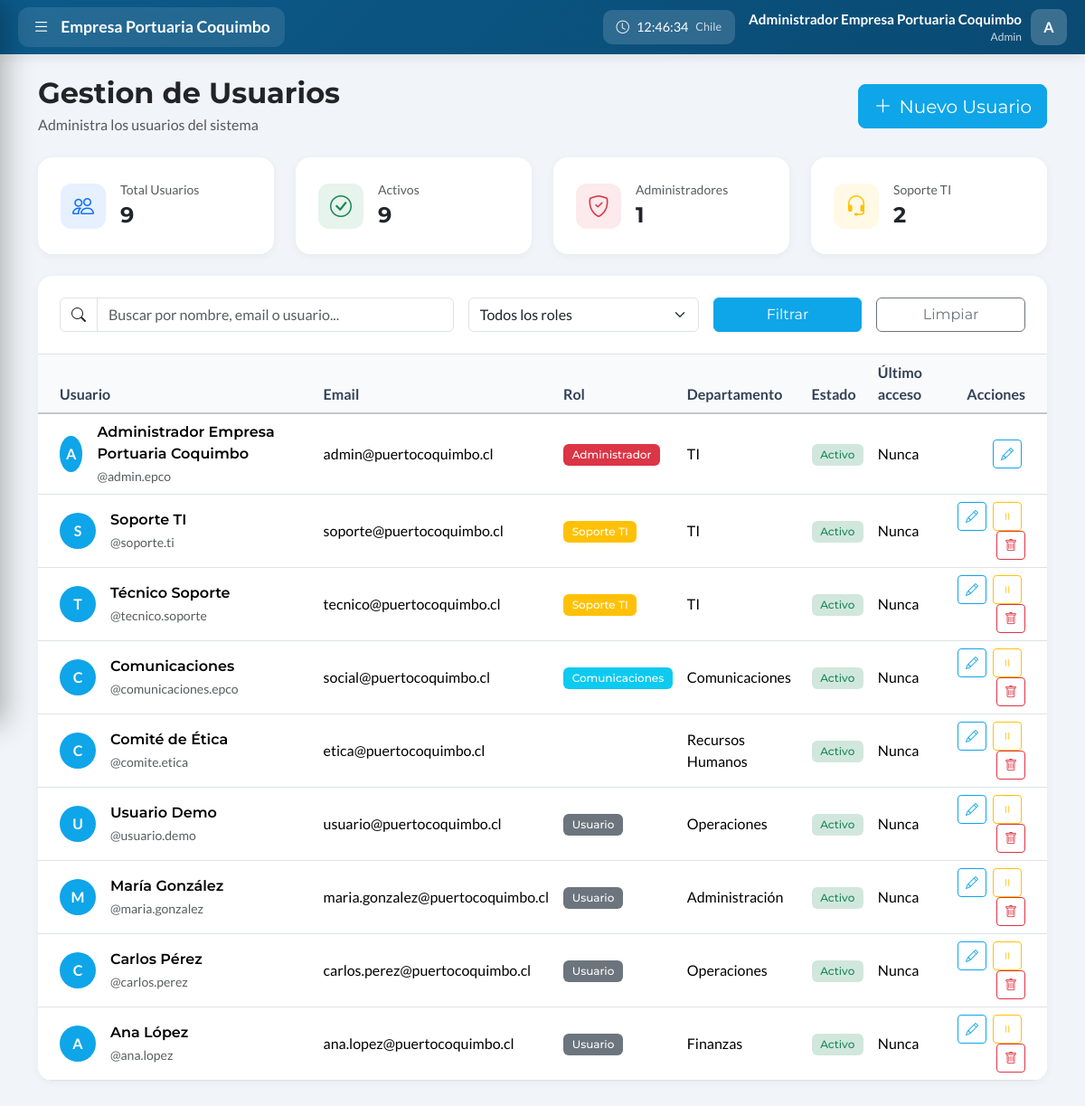
/admin_usuarios.php (signed in), run on the app's committed database.
### tables this page shows
CREATE TABLE IF NOT EXISTS users (
    id INT AUTO_INCREMENT PRIMARY KEY,
    name VARCHAR(100) NOT NULL,
    username VARCHAR(50) NOT NULL UNIQUE,
    email VARCHAR(150) NOT NULL UNIQUE,
    password VARCHAR(255) NOT NULL,
    role ENUM('admin', 'soporte', 'social', 'denuncia', 'user') NOT NULL DEFAULT 'user',
    is_active TINYINT(1) DEFAULT 1,
    last_login TIMESTAMP NULL,
    login_attempts INT DEFAULT 0,
    locked_until TIMESTAMP NULL,
    birthday DATE DEFAULT NULL,
    phone VARCHAR(20) DEFAULT NULL,
    department VARCHAR(100) DEFAULT NULL,
    position VARCHAR(100) DEFAULT NULL,
    avatar VARCHAR(255) DEFAULT NULL,
    bio TEXT DEFAULT NULL,
    created_at TIMESTAMP DEFAULT CURRENT_TIMESTAMP,
    updated_at TIMESTAMP DEFAULT CURRENT_TIMESTAMP ON UPDATE CURRENT_TIMESTAMP,
    INDEX idx_username (username),
    INDEX idx_email (email),
    INDEX idx_role (role)
);

### includes/autenticacion.php (called while the page is built, shortened)
<?php
function isLoggedIn() {
    return isset($_SESSION['logged_in']) && $_SESSION['logged_in'] === true;
}
function getCurrentUser() {
    global $pdo;
    $stmt = $pdo->prepare('SELECT id, name, username, email, role FROM users WHERE id = ?');
    $stmt->execute([$_SESSION['user_id']]);
    return $stmt->fetch();
}
?>

### config/app.php (called while the page is built, shortened)
<?php
function sanitize($data) {
    return htmlspecialchars(strip_tags(trim($data)), ENT_QUOTES, 'UTF-8');
}

### public/admin_usuarios.php (the view, shortened to what this page needs)
<?php
require_once '../includes/bootstrap.php';
$user = getCurrentUser();
$search = sanitize($_GET['search'] ?? '');
$where = '1=1';
$params = [];
$stmt = $pdo->prepare("SELECT * FROM users WHERE $where ORDER BY created_at DESC");
$stmt->execute($params);
$users = $stmt->fetchAll();
$stats = [
    'total' => $pdo->query("SELECT COUNT(*) FROM users")->fetchColumn(),
    'active' => $pdo->query("SELECT COUNT(*) FROM users WHERE is_active = 1")->fetchColumn(),
    'admins' => $pdo->query("SELECT COUNT(*) FROM users WHERE role = 'admin'")->fetchColumn(),
    'soporte' => $pdo->query("SELECT COUNT(*) FROM users WHERE role = 'soporte'")->fetchColumn(),
];
$roleColors = ['admin' => 'danger', 'soporte' => 'warning', 'social' => 'info', 'user' => 'secondary'];
$roleLabels = ['admin' => 'Administrador', 'soporte' => 'Soporte TI', 'social' => 'Comunicaciones', 'user' => 'Usuario'];
?>
<!DOCTYPE html>
<html lang="es">
<head>
    <link href="https://cdn.jsdelivr.net/npm/bootstrap@5.3.2/dist/css/bootstrap.min.css" rel="stylesheet">
    <link href="https://cdn.jsdelivr.net/npm/bootstrap-icons@1.11.1/font/bootstrap-icons.css" rel="stylesheet">
    <link href="css/intranet.css" rel="stylesheet">
</head>
<body class="has-sidebar">
    <?php include '../includes/barra_lateral.php'; ?>
    <div class="container py-4">
        <div class="d-flex justify-content-between align-items-center mb-4">
            <div>
                <h2 class="fw-bold mb-1">Gestion de Usuarios</h2>
                <p class="text-muted mb-0">Administra los usuarios del sistema</p>
            </div>
            <button class="btn btn-primary btn-lg" data-bs-toggle="modal" data-bs-target="#userModal" onclick="resetForm()">
                <i class="bi bi-plus-lg me-2"></i>Nuevo Usuario
            </button>
        </div>
        <div class="row g-4 mb-4">
            <div class="col-md-3">
                <div class="stat-card">
                    <div class="d-flex align-items-center">
                        <div class="stat-icon bg-primary bg-opacity-10 text-primary me-3">
                            <i class="bi bi-people"></i>
                        </div>
                        <div>
                            <div class="text-muted small">Total Usuarios</div>
                            <div class="fs-4 fw-bold"><?= $stats['total'] ?></div>
                        </div>
                    </div>
                </div>
            </div>
            <div class="col-md-3">
                <div class="stat-card">
                    <div class="d-flex align-items-center">
                        <div class="stat-icon bg-success bg-opacity-10 text-success me-3">
                            <i class="bi bi-check-circle"></i>
                        </div>
                        <div>
                            <div class="text-muted small">Activos</div>
                            <div class="fs-4 fw-bold"><?= $stats['active'] ?></div>
                        </div>
                    </div>
                </div>
            </div>
            <div class="col-md-3">
                <div class="stat-card">
                    <div class="d-flex align-items-center">
                        <div class="stat-icon bg-danger bg-opacity-10 text-danger me-3">
                            <i class="bi bi-shield-check"></i>
                        </div>
                        <div>
                            <div class="text-muted small">Administradores</div>
                            <div class="fs-4 fw-bold"><?= $stats['admins'] ?></div>
                        </div>
                    </div>
                </div>
            </div>
            <div class="col-md-3">
                <div class="stat-card">
                    <div class="d-flex align-items-center">
                        <div class="stat-icon bg-warning bg-opacity-10 text-warning me-3">
                            <i class="bi bi-headset"></i>
                        </div>
                        <div>
                            <div class="text-muted small">Soporte TI</div>
                            <div class="fs-4 fw-bold"><?= $stats['soporte'] ?></div>
                        </div>
                    </div>
                </div>
            </div>
        </div>
        <div class="table-card mb-4">
            <div class="p-4 border-bottom">
                <form method="GET" class="row g-3">
                    <div class="col-md-5">
                        <div class="input-group">
                            <span class="input-group-text bg-white"><i class="bi bi-search"></i></span>
                            <input type="text" name="search" class="form-control" placeholder="Buscar por nombre, email o usuario..." value="<?= htmlspecialchars($search) ?>">
                        </div>
                    </div>
                    <div class="col-md-3">
                        <select name="role" class="form-select">
                            <option value="">Todos los roles</option>
                        </select>
                    </div>
                    <div class="col-md-2">
                        <button type="submit" class="btn btn-primary w-100">Filtrar</button>
                    </div>
                    <div class="col-md-2">
                        <a href="admin_usuarios.php" class="btn btn-outline-secondary w-100">Limpiar</a>
                    </div>
                </form>
            </div>
            <div class="table-responsive">
                <table class="table table-hover mb-0">
                    <thead class="table-light">
                        <tr>
                            <th class="ps-4">Usuario</th>
                            <th>Email</th>
                            <th>Rol</th>
                            <th>Departamento</th>
                            <th>Estado</th>
                            <th>Último acceso</th>
                            <th class="text-end pe-4">Acciones</th>
                        </tr>
                    </thead>
                    <tbody>
                        <?php foreach ($users as $u): ?>
                        <tr>
                            <td class="ps-4">
                                <div class="d-flex align-items-center">
                                    <div class="user-avatar me-3">
                                        <?= strtoupper(substr($u['name'], 0, 1)) ?>
                                    </div>
                                    <div>
                                        <div class="fw-semibold"><?= htmlspecialchars($u['name']) ?></div>
                                        <small class="text-muted">@<?= htmlspecialchars($u['username']) ?></small>
                                    </div>
                                </div>
                            </td>
                            <td class="align-middle"><?= htmlspecialchars($u['email']) ?></td>
                            <td class="align-middle">
                                <span class="badge bg-<?= $roleColors[$u['role']] ?>">
                                    <?= $roleLabels[$u['role']] ?>
                                </span>
                            </td>
                            <td class="align-middle"><?= htmlspecialchars($u['department'] ?? '-') ?></td>
                            <td class="align-middle">
                                <?php if ($u['is_active']): ?>
                                    <span class="badge bg-success-subtle text-success">Activo</span>
                                <?php else: ?>
                                    <span class="badge bg-danger-subtle text-danger">Inactivo</span>
                                <?php endif; ?>
                            </td>
                            <td class="align-middle">
                                <?= $u['last_login'] ? date('d/m/Y H:i', strtotime($u['last_login'])) : 'Nunca' ?>
                            </td>
                            <td class="text-end pe-4">
                                <button class="btn btn-sm btn-outline-primary me-1" onclick="editUser(<?= htmlspecialchars(json_encode($u)) ?>)">
                                    <i class="bi bi-pencil"></i>
                                </button>
                                <?php if ($u['id'] != $user['id']): ?>
                                <form method="POST" class="d-inline" onsubmit="return confirm('¿Estás seguro?')">
                                    <button type="submit" class="btn btn-sm btn-outline-<?= $u['is_active'] ? 'warning' : 'success' ?> me-1" title="<?= $u['is_active'] ? 'Desactivar' : 'Activar' ?>">
                                        <i class="bi bi-<?= $u['is_active'] ? 'pause' : 'play' ?>"></i>
                                    </button>
                                </form>
                                <form method="POST" class="d-inline" onsubmit="return confirm('¿Eliminar este usuario permanentemente?')">
                                    <button type="submit" class="btn btn-sm btn-outline-danger">
                                        <i class="bi bi-trash"></i>
                                    </button>
                                </form>
                                <?php endif; ?>
                            </td>
                        </tr>
                        <?php endforeach; ?>
                    </tbody>
                </table>
            </div>
        </div>
    </div>
</body>
</html>

### includes/barra_lateral.php (shortened to what this page needs)
<div class="epco-topbar">
    <button class="epco-logo-btn" id="sidebarToggle" onclick="toggleSidebar()">
        <i class="bi bi-list menu-icon"></i>
        <span class="logo-text">Empresa Portuaria Coquimbo</span>
    </button>
    <div class="topbar-right">
        <div class="topbar-clock d-none d-md-flex">
            <i class="bi bi-clock"></i>
            <span id="chileTime">--:--:--</span>
            <small class="opacity-75">Chile</small>
        </div>
        <div class="topbar-user">
            <div class="topbar-user-info d-none d-md-block">
                <div class="topbar-user-name"><?= htmlspecialchars($user['name']) ?></div>
                <div class="topbar-user-role"><?= ucfirst($user['role']) ?></div>
            </div>
            <div class="dropdown">
                <div class="topbar-avatar" role="button" data-bs-toggle="dropdown">
                    <?= strtoupper(substr($user['name'], 0, 1)) ?>
                </div>
            </div>
        </div>
    </div>
</div>

### public/css/intranet.css (style rules this page uses)
:root { --primary: #0ea5e9; --primary-light: #0284c7; --primary-lighter: #2d4a6f; --accent: #3b82f6; --success: #10b981; --warning: #f59e0b; --danger: #ef4444; --gray-50: #f8fafc; --gray-100: #f1f5f9; --gray-200: #e2e8f0; --gray-300: #cbd5e1; --gray-400: #94a3b8; --gray-500: #64748b; --gray-600: #475569; --gray-700: #334155; --gray-800: #1e293b; --gray-900: #0f172a; }
* { font-family: 'Lato', sans-serif; }
h1, h2, h3, h4, h5, h6, .fw-bold, .fw-semibold, .navbar-brand, .btn, .badge { font-family: 'Montserrat', sans-serif; }
html { overflow-y: scroll; }
body { background: var(--gray-100); min-height: 100vh; }
.btn-primary { background: var(--primary); border-color: var(--primary); }
.btn-outline-primary { color: var(--primary); border-color: var(--primary); }
.table { margin-bottom: 0; }
.table th { background: var(--gray-50); font-weight: 600; color: var(--gray-700); border-bottom-width: 2px; }
.table td { vertical-align: middle; }
.badge { font-weight: 500; padding: 0.5em 0.8em; }

### public/admin_usuarios.php (style rules this page uses)
* { font-family: 'Lato', sans-serif; }
h1, h2, h3, h4, h5, h6, .fw-bold, .fw-semibold, .btn, .badge { font-family: 'Montserrat', sans-serif; }
:root { --primary: #0ea5e9; --primary-light: #0284c7; }
body { background: #f1f5f9; min-height: 100vh; }
.stat-card { background: white; border-radius: 16px; padding: 25px; box-shadow: 0 2px 10px rgba(0,0,0,0.05); }
.stat-card .stat-icon { width: 50px; height: 50px; border-radius: 12px; display: flex; align-items: center; justify-content: center; font-size: 1.5rem; }
.table-card { background: white; border-radius: 16px; box-shadow: 0 2px 10px rgba(0,0,0,0.05); overflow: hidden; }
.user-avatar { width: 40px; height: 40px; border-radius: 50%; background: var(--primary); color: white; display: flex; align-items: center; justify-content: center; font-weight: 600; }

### includes/barra_lateral.php (style rules this page uses)
.epco-topbar { position: fixed; top: 0; left: 0; right: 0; height: 60px; background: linear-gradient(135deg, #0c5a8a 0%, #094a72 100%); z-index: 1001; display: flex; align-items: center; justify-content: space-between; padding: 0 20px; box-shadow: 0 2px 15px rgba(0,0,0,0.1); }
.epco-logo-btn { display: flex; align-items: center; gap: 12px; background: rgba(255,255,255,0.1); border: none; padding: 8px 16px; border-radius: 12px; cursor: pointer; transition: all 0.3s ease; color: white; }
.epco-logo-btn .logo-text { font-size: 1.1rem; font-weight: 700; }
.epco-logo-btn .menu-icon { font-size: 1.2rem; transition: transform 0.3s ease; }
.topbar-right { display: flex; align-items: center; gap: 15px; }
.topbar-clock { display: flex; align-items: center; gap: 8px; background: rgba(255,255,255,0.15); padding: 8px 15px; border-radius: 10px; color: white; font-size: 0.9rem; }
.topbar-user { display: flex; align-items: center; gap: 10px; color: white; }
.topbar-user-info { text-align: right; }
.topbar-user-name { font-weight: 600; font-size: 0.95rem; }
.topbar-user-role { font-size: 0.75rem; opacity: 0.8; }
.topbar-avatar { width: 40px; height: 40px; background: rgba(255,255,255,0.2); border-radius: 10px; display: flex; align-items: center; justify-content: center; font-weight: 600; font-size: 1rem; cursor: pointer; transition: all 0.3s; }
body.has-sidebar { padding-top: 60px; }

### data on the page
users: name "Administrador Empresa Portuaria Coquimbo", role "Admin", name "A", username "admin.epco", email "admin@puertocoquimbo.cl", role "Administrador", department "TI", is_active "Activo", shows "Nunca"
users: id "9", is_active "1", name "A", name "Ana López", username "ana.lopez", email "ana.lopez@puertocoquimbo.cl", role "Usuario", department "Finanzas", shows "Activo", shows "Nunca"
users: name "S", name "Soporte TI", username "soporte.ti", email "soporte@puertocoquimbo.cl", role "Soporte TI", department "TI", is_active "Activo", shows "Nunca"
users: name "T", name "Técnico Soporte", username "tecnico.soporte", email "tecnico@puertocoquimbo.cl", role "Soporte TI", department "TI", is_active "Activo", shows "Nunca"
users: name "C", name "Comunicaciones", username "comunicaciones.epco", email "social@puertocoquimbo.cl", role "Comunicaciones", department "Comunicaciones", is_active "Activo", shows "Nunca"
users: name "C", name "Comité de Ética", username "comite.etica", email "etica@puertocoquimbo.cl", department "Recursos Humanos", is_active "Activo", shows "Nunca"
users: name "U", name "Usuario Demo", username "usuario.demo", email "usuario@puertocoquimbo.cl", role "Usuario", department "Operaciones", is_active "Activo", shows "Nunca"
users: name "M", name "María González", username "maria.gonzalez", email "maria.gonzalez@puertocoquimbo.cl", role "Usuario", department "Administración", is_active "Activo", shows "Nunca"
users: name "C", name "Carlos Pérez", username "carlos.perez", email "carlos.perez@puertocoquimbo.cl", role "Usuario", department "Operaciones", is_active "Activo", shows "Nunca"

### other printed values
$stats['soporte'] "2"
